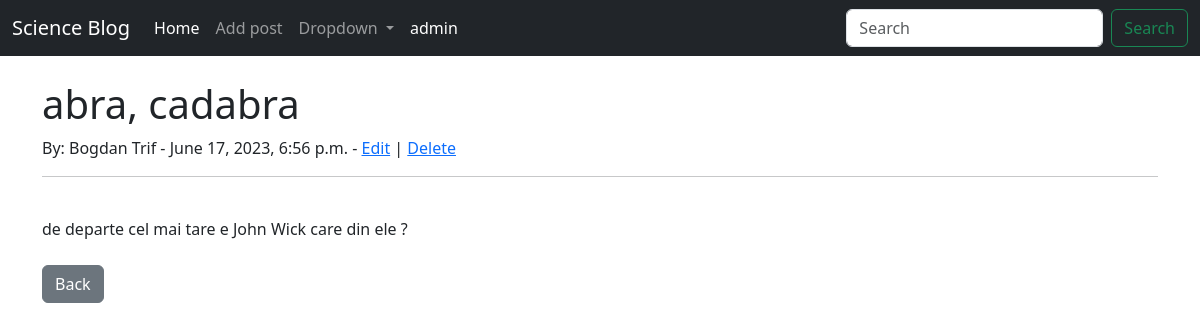
Screenshot of /article/17 with the database file from the repository.
### blog/models.py (models this page shows, shortened)
class Post(models.Model):
    title = models.CharField(max_length=255)
    title_tag = models.CharField(max_length=255, default="science blog title tag")
    date_created = models.DateTimeField(default=timezone.now)
    date_updated = models.DateTimeField(default=timezone.now)
    author = models.ForeignKey(User, on_delete=models.CASCADE)
    body = models.TextField()
    tags = models.CharField(max_length=255, default="")

### blog/views.py (the view)
# urls.py: path('article/<int:pk>', ArticleDetailView.as_view(), name="article-detail"),
class ArticleDetailView(DetailView):
    model = Post
    template_name = 'article_detail.html'

### blog/templates/article_detail.html (shortened to what this page needs)
{% extends 'base.html' %}
{% block content %}
<h1> {{ post.title }}</h1>
 By: {{ post.author.first_name}}
            {{ post.author.last_name}}  -  {{ post.date_created}}  -
    <a href="{% url 'update-post' post.pk %}">Edit</a> |
    <a href="{% url 'delete-post' post.pk %}">Delete</a>
    <br>
<hr>
<br>
{{ post.body }}
<br><br>
<a href="{% url 'home-sweet-home' %}" class="btn btn-secondary">Back</a>
{% endblock %}

### rows the page displays
Post: title "abra, cadabra", author.first_name "Bogdan", author.last_name "Trif", date_created "June 17, 2023, 6:56 p.m.", body "de departe cel mai tare e John Wick care din ele ?"
